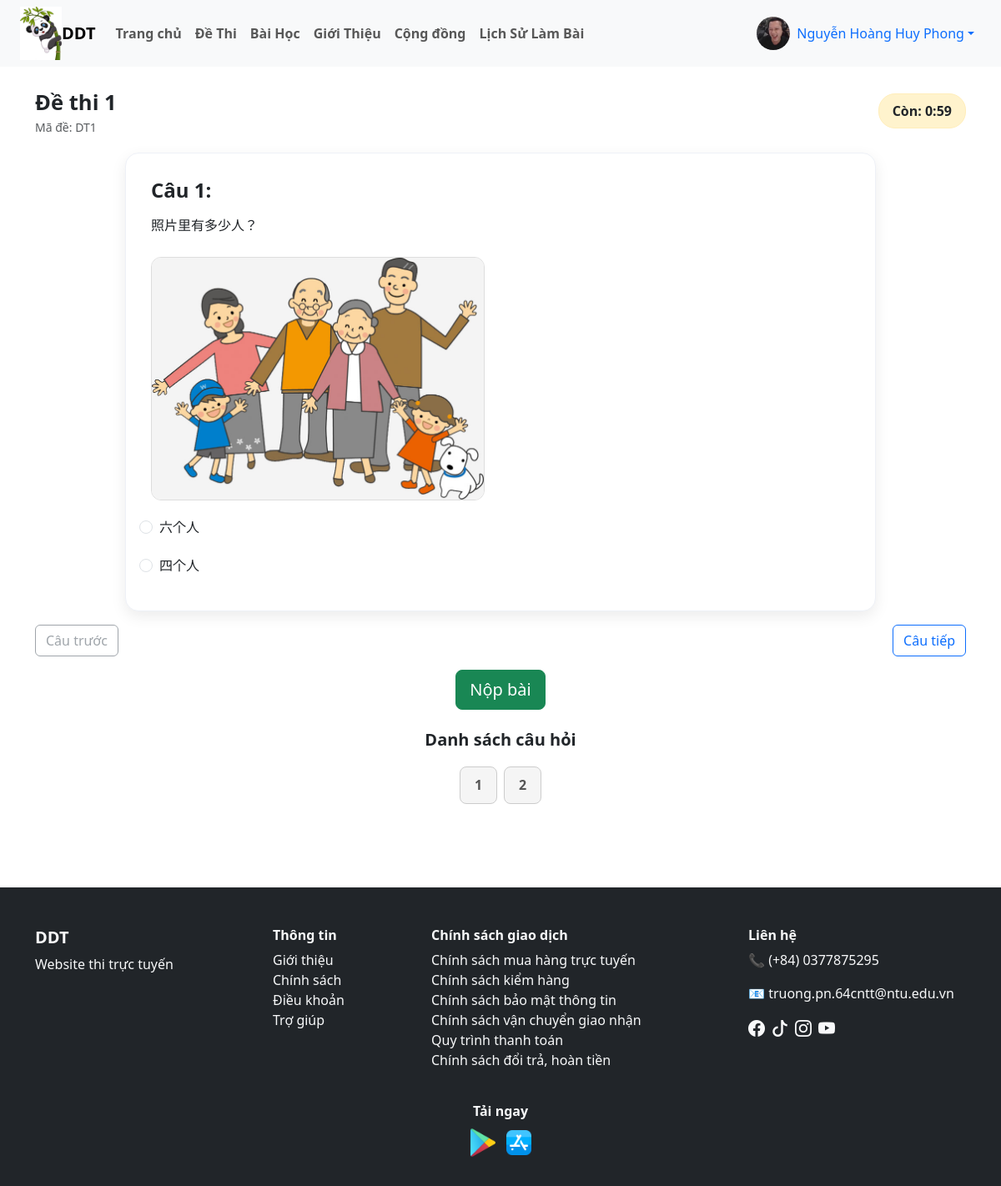
The page /user/thi.php?id=DT1 (signed in) on the database its author committed.
### tables this page shows
CREATE TABLE `de_thi` (
  `id` varchar(10) NOT NULL,
  `id_danh_muc` int(11) DEFAULT NULL,
  `ten_de_thi` varchar(255) NOT NULL,
  `mo_ta` text DEFAULT NULL,
  `thoi_gian` int(11) DEFAULT NULL,
  `id_bai_hoc` varchar(10) DEFAULT NULL,
  `thang_diem` int(11) DEFAULT 10,
  `ngay_tao` datetime DEFAULT current_timestamp(),
  `trang_thai` tinyint(1) NOT NULL DEFAULT 0
);

CREATE TABLE `cau_hoi` (
  `id` varchar(10) NOT NULL,
  `id_de_thi` varchar(10) NOT NULL,
  `noi_dung` text NOT NULL,
  `hinh_anh` varchar(255) DEFAULT NULL,
  `muc_do` varchar(20) DEFAULT NULL
);

CREATE TABLE `lua_chon` (
  `id` varchar(10) NOT NULL,
  `id_cau_hoi` varchar(10) NOT NULL,
  `noi_dung` text NOT NULL,
  `dung_sai` tinyint(1) DEFAULT 0
);

### user/thi.php (the view, shortened to what this page needs)
<?php
include("./header.php");
$id_de_thi = $_GET['id'];
$dt = mysqli_fetch_assoc(mysqli_query($dbc,
    "SELECT * FROM de_thi WHERE id = '$id_de_thi'"
));
$result_q = mysqli_query($dbc,
    "SELECT * FROM cau_hoi WHERE id_de_thi = '$id_de_thi'ORDER BY RAND()"
);
?>
<div class="container my-4">
    <div class="exam-header">
        <div>
            <div class="exam-title"><?= $dt['ten_de_thi'] ?></div>
            <div class="text-muted small">Mã đề: <?= $dt['id'] ?></div>
        </div>
        <div class="exam-timer">
            Còn: <span id="time"></span>
        </div>
    </div>
    <form action="nop_bai.php" method="POST" id="examForm">
        <div class="exam-container">
            <?php
            $stt = 1;
            while ($q = mysqli_fetch_assoc($result_q)):
                $row_dung = mysqli_fetch_assoc(mysqli_query($dbc, "
                    SELECT COUNT(*) AS so_dung
                    FROM lua_chon
                    WHERE id_cau_hoi = '{$q['id']}'
                      AND dung_sai = 1
                "));
                $la_nhieu = ($row_dung['so_dung'] > 1);
                $input_type = $la_nhieu ? 'checkbox' : 'radio';
                $input_name = $la_nhieu
                    ? "cau_hoi[{$q['id']}][]"
                    : "cau_hoi[{$q['id']}]";
            ?>
            <div class="exam-question" data-index="<?= $stt ?>">
                <h4>Câu <?= $stt ?>:</h4>
                <p><?= $q['noi_dung'] ?></p>
                <?php if (!empty($q['hinh_anh'])): ?>
                <img src="./image_cauhoi/<?= $q['hinh_anh'] ?>" class="exam-image">
                <?php endif; ?>
                <?php
                $result_lc = mysqli_query($dbc, "
                    SELECT * FROM lua_chon
                    WHERE id_cau_hoi = '{$q['id']}'
                    ORDER BY id
                ");
                while ($lc = mysqli_fetch_assoc($result_lc)):
                ?>
                <div class="form-check exam-option">
                    <input class="form-check-input answer-input" type="<?= $input_type ?>" name="<?= $input_name ?>"
                        value="<?= $lc['id'] ?>" id="lc_<?= $lc['id'] ?>">
                    <label class="form-check-label" for="lc_<?= $lc['id'] ?>">
                        <?= $lc['noi_dung'] ?>
                    </label>
                </div>
                <?php endwhile; ?>
            </div>
            <?php $stt++; endwhile; ?>
        </div>
        <div class="d-flex justify-content-between my-3">
            <button type="button" class="btn btn-outline-secondary" id="prevBtn"> Câu trước</button>
            <button type="button" class="btn btn-outline-primary" id="nextBtn">Câu tiếp </button>
        </div>
        <div class="text-center">
            <button class="btn btn-success btn-lg w-40" type="submit">
                Nộp bài
            </button>
        </div>
        <h5 class="mt-4 fw-bold text-center">Danh sách câu hỏi</h5>
        <div class="question-list">
            <?php for ($i = 1; $i < $stt; $i++): ?>
            <div class="q-item unanswered" id="q_item_<?= $i ?>" onclick="goToQuestion(<?= $i ?>)">
                <?= $i ?>
            </div>
            <?php endfor; ?>
        </div>
    </form>
</div>
<?php include("./footer.php"); ?>

### user/CSS/style_user.css (style rules this page uses)
.exam-container { max-width: 900px; margin: auto; }
.exam-question { display: none; padding: 30px; border-radius: 16px; background: #fff; box-shadow: 0 6px 18px rgba(0, 0, 0, .08); border: 1px solid #eef1f7; }
.exam-question.active { display: block; }
.exam-question h4 { font-weight: 700; margin-bottom: 15px; }
.exam-option { padding: 10px; border-radius: 8px; }
.exam-image { max-width: 400px; border-radius: 12px; margin: 10px 0; border: 1px solid #ddd; }
.exam-header { display: flex; justify-content: space-between; align-items: center; margin-bottom: 20px; }
.exam-title { font-size: 1.6rem; font-weight: 700; }
.exam-timer { background: #fff3cd; padding: 8px 16px; border-radius: 20px; font-weight: 600; border: 1px solid #ffeeba; }
.question-list { display: flex; flex-wrap: wrap; gap: 8px; margin-top: 20px; justify-content: center; }
.q-item { width: 45px; height: 45px; border-radius: 8px; display: flex; justify-content: center; align-items: center; font-weight: 600; cursor: pointer; user-select: none; border: 1px solid #ccc; }
.q-item.unanswered { background: #f5f5f5; color: #555; }

### rows shown on the page
de_thi: ten_de_thi "Đề thi 1", id "DT1"
cau_hoi: noi_dung "照片里有多少人？", hinh_anh (picture)
lua_chon: noi_dung "六个人"
lua_chon: noi_dung "四个人"

### other values the page prints
$_SESSION['ho_ten'] "Nguyễn Hoàng Huy Phong"
